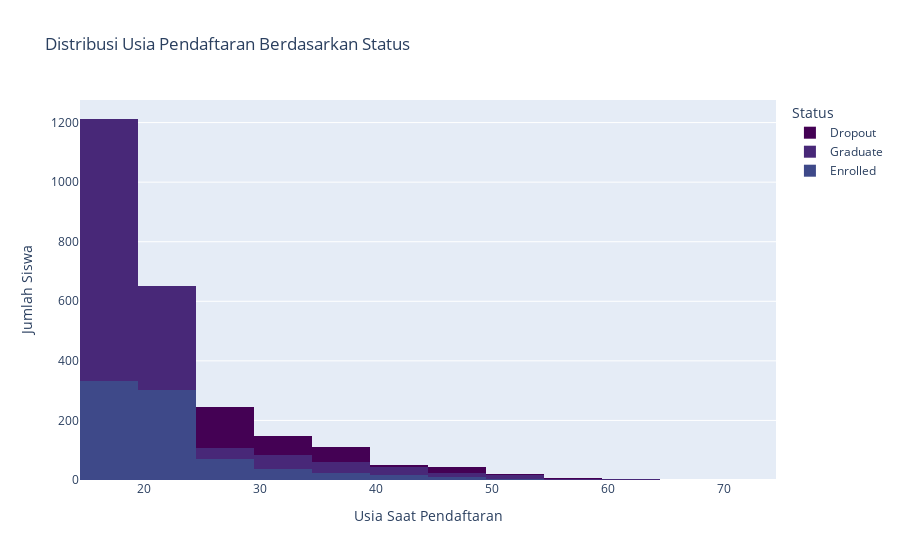

Here is the notebook cell this chart was saved with:
### Code cell
# Distribusi usia pendaftaran berdasarkan status
fig = px.histogram(df, x='Age_at_enrollment', color='Status', nbins=20,
                   title='Distribusi Usia Pendaftaran Berdasarkan Status',
                   color_discrete_sequence=px.colors.sequential.Viridis)
fig.update_layout(xaxis_title='Usia Saat Pendaftaran', yaxis_title='Jumlah Siswa', barmode='overlay')
fig.show()

### Figure 1 — Plotly figure (JSON) as saved in the notebook; plotly's stock layout.template omitted (floating-point values rounded to 4 significant figures; data arrays with more than 128 entries replaced by an {"elided": "..."} marker saying what was removed)
{"data": [{"bingroup": "x", "hovertemplate": "Status=Dropout<br>Age_at_enrollment=%{x}<br>count=%{y}<extra></extra>", "legendgroup": "Dropout", "marker": {"color": "#440154", "pattern": {"shape": ""}}, "name": "Dropout", "nbinsx": 20, "orientation": "v", "showlegend": true, "type": "histogram", "x": {"elided": "1421 int values"}, "xaxis": "x", "yaxis": "y"}, {"bingroup": "x", "hovertemplate": "Status=Graduate<br>Age_at_enrollment=%{x}<br>count=%{y}<extra></extra>", "legendgroup": "Graduate", "marker": {"color": "#482878", "pattern": {"shape": ""}}, "name": "Graduate", "nbinsx": 20, "orientation": "v", "showlegend": true, "type": "histogram", "x": {"elided": "2209 int values"}, "xaxis": "x", "yaxis": "y"}, {"bingroup": "x", "hovertemplate": "Status=Enrolled<br>Age_at_enrollment=%{x}<br>count=%{y}<extra></extra>", "legendgroup": "Enrolled", "marker": {"color": "#3e4989", "pattern": {"shape": ""}}, "name": "Enrolled", "nbinsx": 20, "orientation": "v", "showlegend": true, "type": "histogram", "x": {"elided": "794 int values"}, "xaxis": "x", "yaxis": "y"}], "layout": {"barmode": "overlay", "legend": {"title": {"text": "Status"}, "tracegroupgap": 0}, "title": {"text": "Distribusi Usia Pendaftaran Berdasarkan Status"}, "xaxis": {"anchor": "y", "domain": [0, 1], "title": {"text": "Usia Saat Pendaftaran"}}, "yaxis": {"anchor": "x", "domain": [0, 1], "title": {"text": "Jumlah Siswa"}}}}
